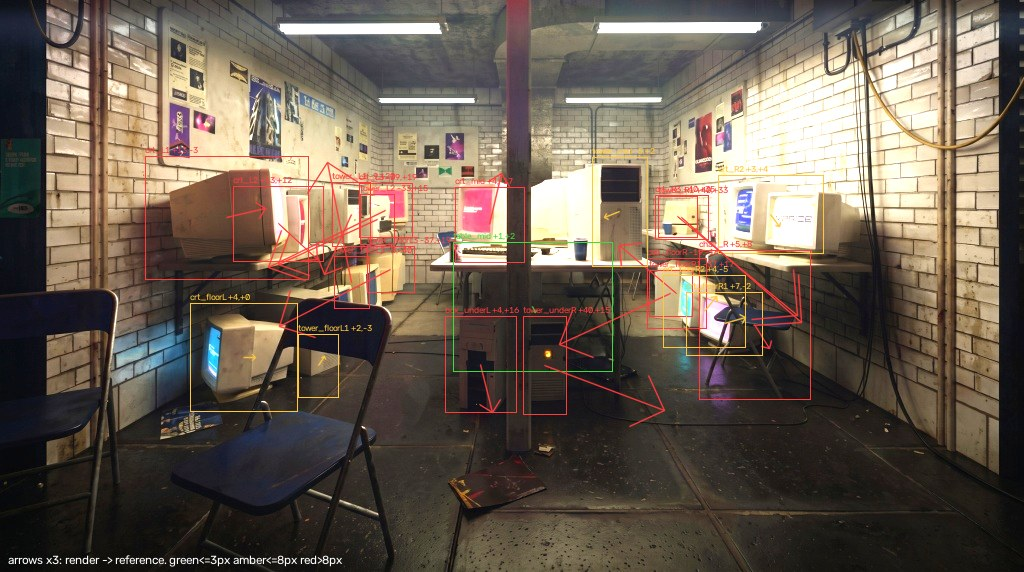
#> input picture process/recon/align.jpg, 1024 x 572 px
$ python -i imaging.py   (imports and definitions only)   (older library calls are emulated)
#> lines starting #> are read from the running program, lines starting #| are printed output that depends on the picture; after the words box and inside, x2 and y2 are one past the last pixel; in counts of white or black regions, pixels touching at a corner belong together
#> further down, picture is the input picture: shape (572, 1024, 3); mean B, G, R 82.2, 94.5, 106.2
"""图像后处理：全部确定性算法，用来兜住生成模型的三个硬约束。

云端视觉模型 图像模型没有 alpha 通道、没有 mask 输入、输出还会相对输入漂移，本文件
就是这三条的工程回答：

  绿幕抠像    模型画不出透明背景（会把棋盘格画进 RGB），于是约定纯色底后本地抠。
  ECC 对齐    编辑类输出会整体位移/缩放，出图后一律对齐回输入坐标系。
  接缝质检    无 circular padding 就没有无缝的数学保证，改用可量化的检验：把接缝
              滚到画面中心，比较十字带与其余区域的梯度能量比。
  PBR 推导    绝不让生成模型「画」法线图——那是视觉伪造而非归一化向量场，烘进
              UE 光照必错。height/normal/roughness 一律由 albedo 算出来。
"""

from __future__ import annotations

import cv2
import numpy as np

# 绿幕：纯绿 hue=120° → OpenCV H 域(0~179) 即 60。
# 上限 78 避开青色(H≈90)，下限 42 避开黄绿。注意绿色荧光屏内容(H≈55~70)恰在
# 区间内，这类资产必须切品红底。
CHROMA_PRESETS = {
    "green":   {"hex": "#00FF00", "lo": (42, 90, 60), "hi": (78, 255, 255)},
    "magenta": {"hex": "#FF00FF", "lo": (140, 90, 60), "hi": (170, 255, 255)},
}


# ---------------------------------------------------------------- 抠像
def chroma_key(bgr: np.ndarray, preset: str = "green", feather: int = 2) -> np.ndarray:
    """返回 BGRA（cv2 通道序）。含溢色抑制：前景边缘的底色分量钳到另两通道的最大值。"""
#> called with preset = 'green', feather = 2
    cfg = CHROMA_PRESETS[preset]
    hsv = cv2.cvtColor(bgr, cv2.COLOR_BGR2HSV)
#> hsv: shape (572, 1024, 3); mean H, S, V 40.4, 70.7, 108.4
    bg = cv2.inRange(hsv, np.array(cfg["lo"], np.uint8), np.array(cfg["hi"], np.uint8))
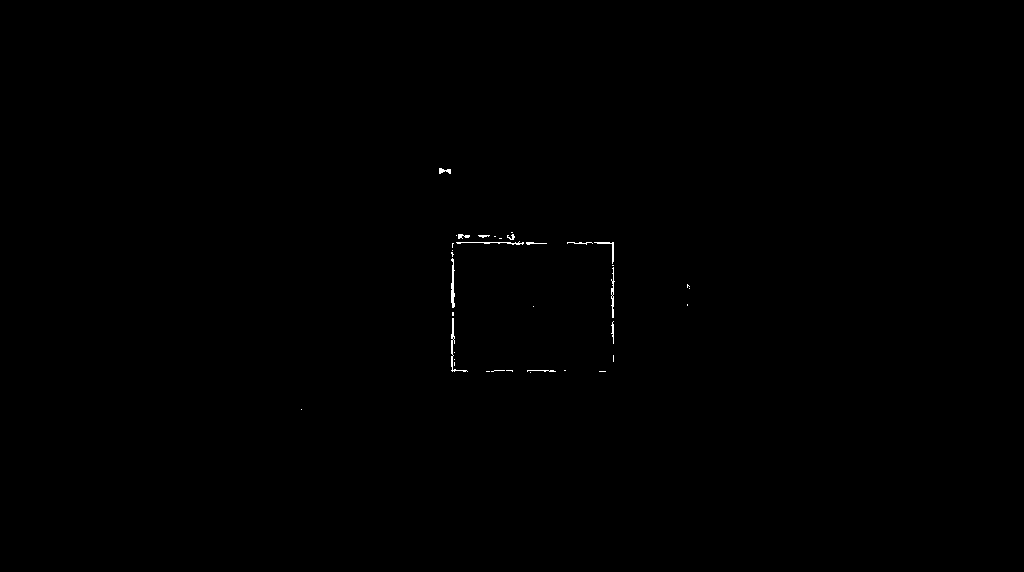
#> bg: shape (572, 1024); 0.15% white in thin lines or dots, all inside (x1, y1, x2, y2) = (301, 168, 690, 410)
    bg = cv2.morphologyEx(bg, cv2.MORPH_OPEN, np.ones((3, 3), np.uint8))
#> bg: shape (572, 1024); 0.03% white; 9 white regions (7 under 20 px), largest, box (x1, y1, x2, y2) and area: (451, 290, 455, 307) 55, (439, 168, 444, 173) 22
    bg = cv2.morphologyEx(bg, cv2.MORPH_CLOSE, np.ones((5, 5), np.uint8))
#> bg: shape (572, 1024); 0.03% white; 6 white regions (3 under 20 px), largest, box (x1, y1, x2, y2) and area: (451, 283, 455, 307) 76, (439, 168, 451, 173) 46, (458, 234, 469, 238) 37
    alpha = cv2.GaussianBlur(255 - bg, (0, 0), max(feather, 0.1))
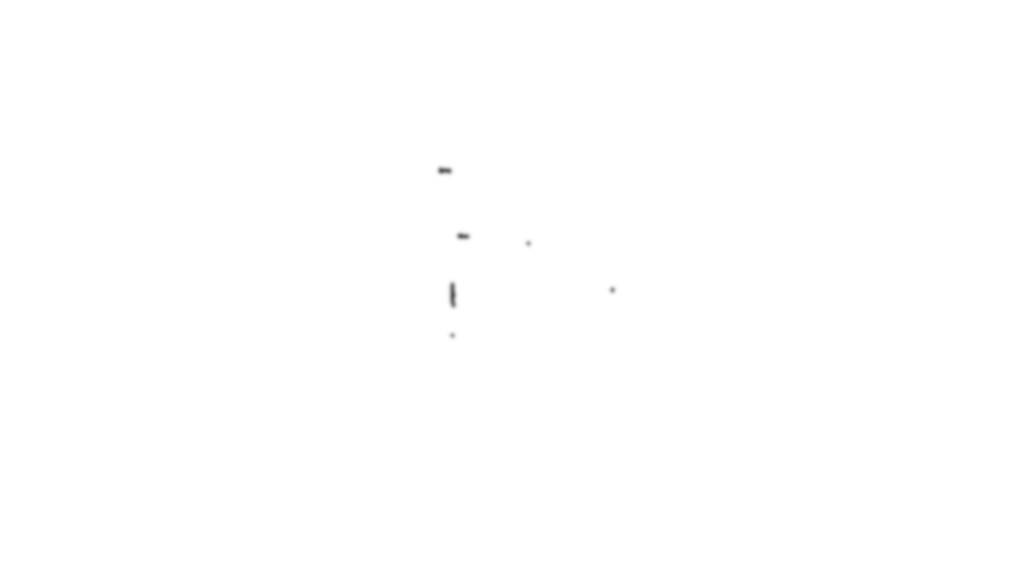
#> alpha: shape (572, 1024); min 90, max 255, mean 254.9

    b, g, r = (c.astype(np.int16) for c in cv2.split(bgr))
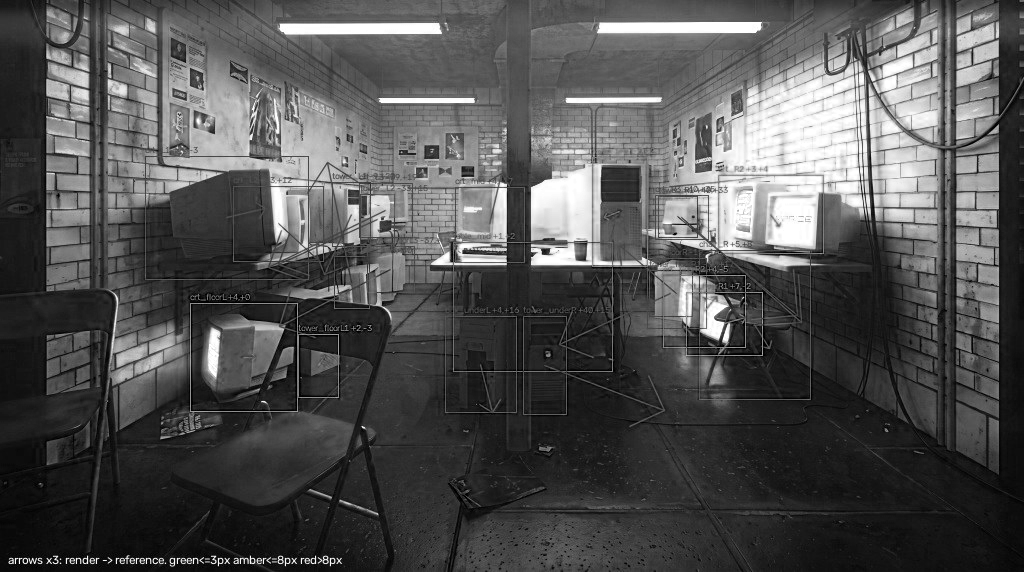
#> b: shape (572, 1024) int16; min 0, max 255, mean 82.2
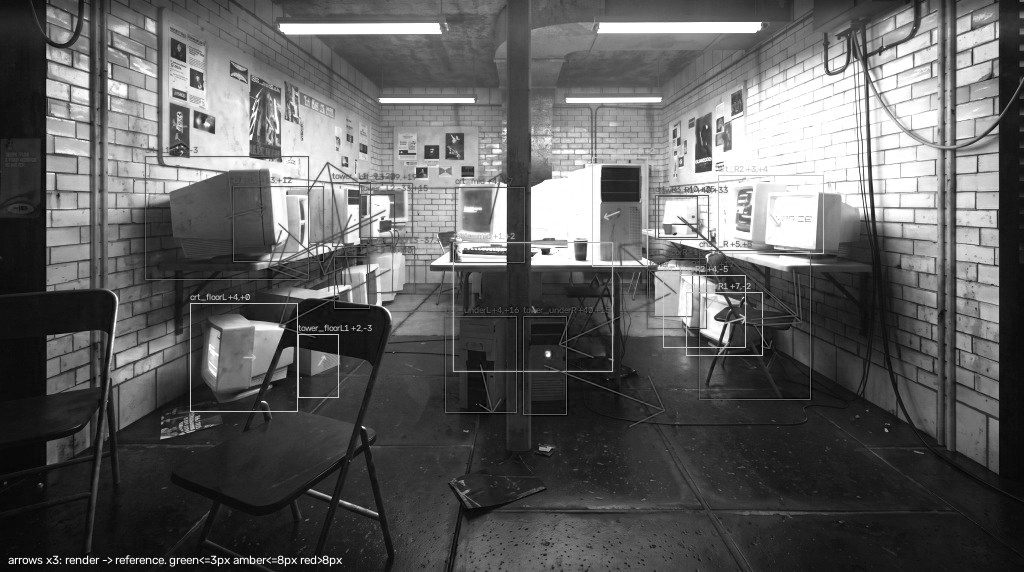
#> g: shape (572, 1024) int16; min 0, max 255, mean 94.5
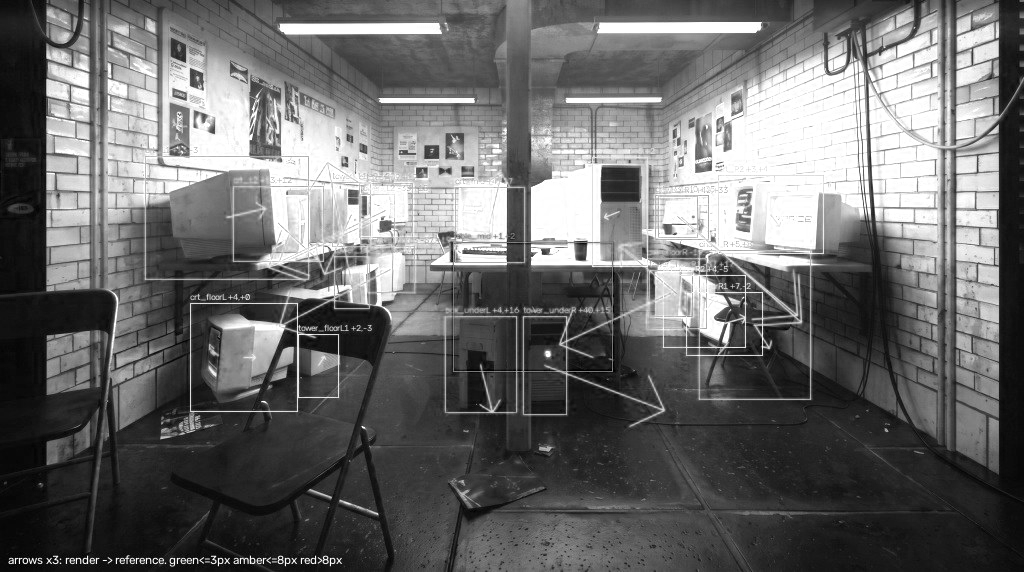
#> r: shape (572, 1024) int16; min 0, max 255, mean 106.2
    edge = (alpha > 0) & (alpha < 255)
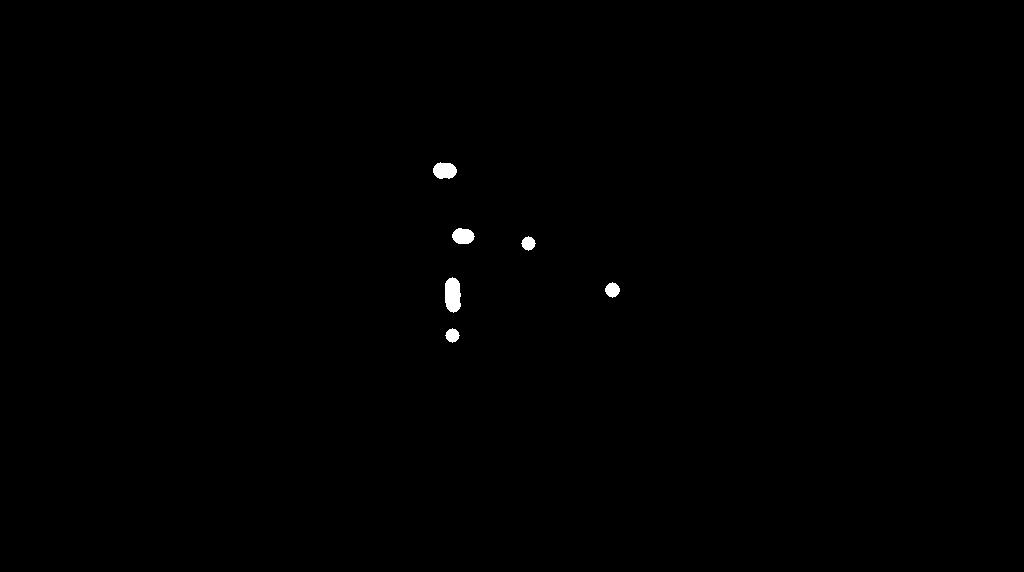
#> edge: shape (572, 1024) bool; 0.26% white; 6 white regions, box (x1, y1, x2, y2) and area: (445, 277, 461, 313) 472, (433, 162, 457, 179) 317, (452, 228, 475, 244) 285, (605, 282, 620, 298) 168, (521, 236, 536, 251) 149, (445, 328, 460, 343) 149
    if preset == "green":
        spill = (g > np.maximum(r, b)) & edge
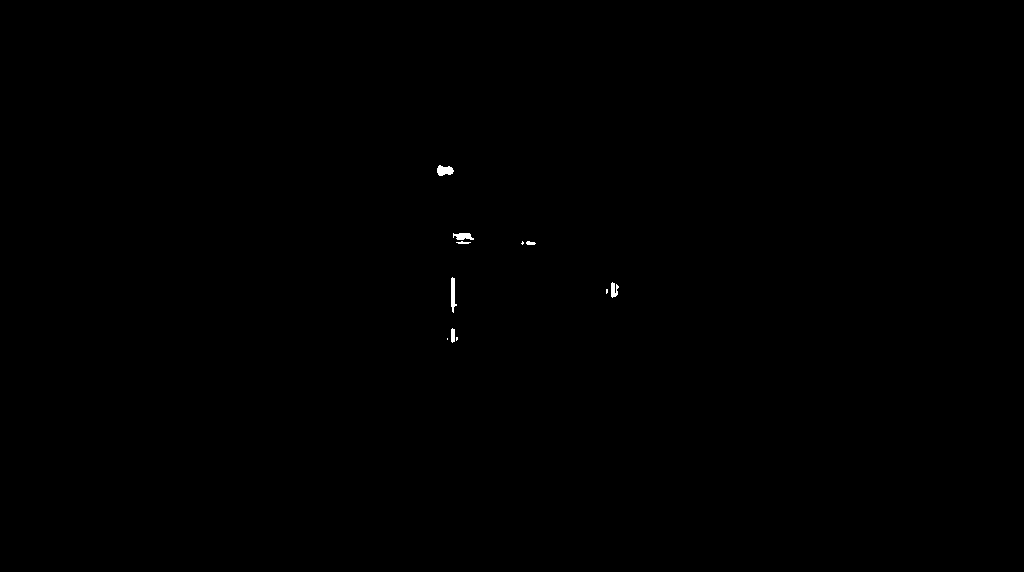
#> spill: shape (572, 1024) bool; 0.1% white; 11 white regions (4 under 20 px), largest, box (x1, y1, x2, y2) and area: (437, 165, 454, 176) 134, (451, 277, 457, 313) 132, (453, 233, 474, 240) 108
        g[spill] = np.maximum(r, b)[spill]
#> g: shape (572, 1024) int16; 0.1% of pixels changed, all inside (x1, y1, x2, y2) = (437, 165, 619, 343)
    else:                                   # 品红：R 与 B 同时偏高
        spill = (np.minimum(r, b) > g) & edge
        r[spill] = g[spill] + (r[spill] - g[spill]) // 3
        b[spill] = g[spill] + (b[spill] - g[spill]) // 3
    rgb = cv2.merge([np.clip(b, 0, 255).astype(np.uint8),
                     np.clip(g, 0, 255).astype(np.uint8),
                     np.clip(r, 0, 255).astype(np.uint8)])
    alpha = alpha.astype(np.uint8)

    # 全透明区的 RGB 仍是底色。贴图做 mip / 双线性过滤时它会渗到边缘上（绿边），
    # 所以用前景均值把背景填掉——alpha 不变，只换看不见的那部分颜色。
    opaque = alpha > 128
#> opaque: shape (572, 1024) bool; 100% white; 3 black regions (1 under 20 px), largest, box (x1, y1, x2, y2) and area: (451, 285, 455, 304) 49, (440, 169, 450, 172) 27
    if opaque.any():
        fill = rgb[opaque].reshape(-1, 3).mean(axis=0).astype(np.uint8)
#> fill = [82, 94, 106]
        rgb[alpha < 8] = fill
    return np.dstack([rgb, alpha])


# [169 lines left out: functions tight_crop, bgra_to_rgba_png, align_back, _orb_affine, offset_half, seam_score and 5 more, not called in this run]


ROUGH_BASE = {"glazed_tile": 0.15, "ceramic": 0.15, "concrete": 0.85,
              "painted_metal": 0.40, "brushed_metal": 0.35, "metal": 0.35,
              "plastic": 0.55, "paper": 0.75, "wood": 0.60, "fabric": 0.80,
              "default": 0.65}
METALLIC_CLASSES = {"metal", "brushed_metal", "painted_metal", "steel", "aluminium"}


# [8 lines left out: function derive_roughness, not called in this run]


def derive_metallic(shape: tuple[int, int], mat_class: str) -> np.ndarray:
    val = 255 if mat_class in METALLIC_CLASSES else 0
    return np.full(shape, val, np.uint8)


def pack_orm(ao: np.ndarray, rough: np.ndarray, metal: np.ndarray) -> np.ndarray:
    """UE 约定 ORM = R:AO / G:Roughness / B:Metallic。cv2 存 BGR，故顺序反过来。"""
    return cv2.merge([metal, rough, ao])


# [19 lines left out: functions ao_from_height, to_pow2, not called in this run]

>>> import cv2
>>> picture = cv2.imread('../../process/recon/align.jpg')
>>> result = chroma_key(picture)

$ run again, on process/recon/chair.jpg
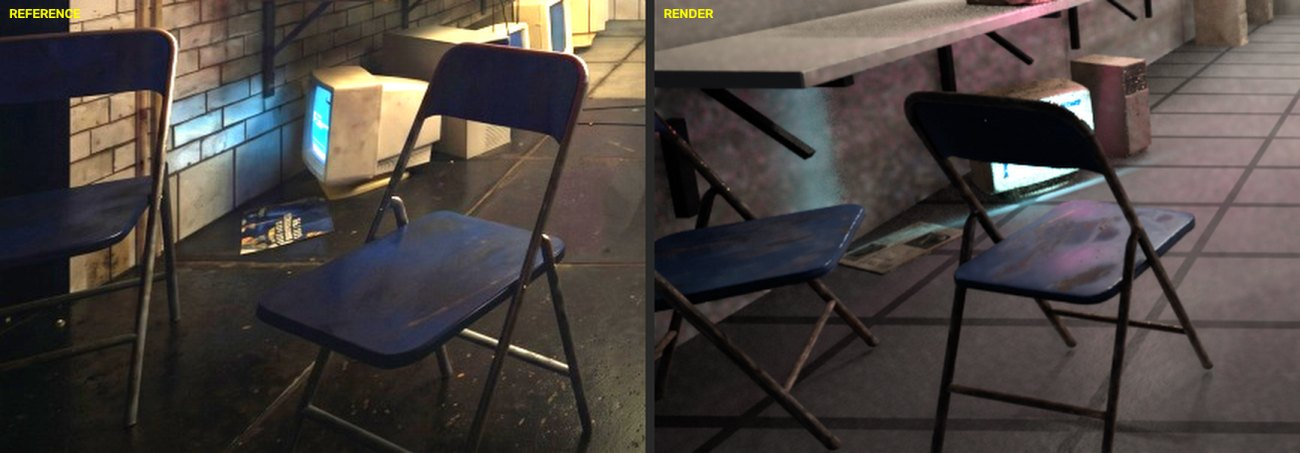
#> input picture process/recon/chair.jpg, 1300 x 453 px
#> picture is the input picture: shape (453, 1300, 3); mean B, G, R 64.7, 68, 74.6
#> hsv: shape (453, 1300, 3); mean H, S, V 51.1, 62.6, 78.8
#> alpha: shape (453, 1300); every value is 255
#> in chroma_key, `b, g, r = (c.astype(np.int16) for c in cv2.split(bgr))`:
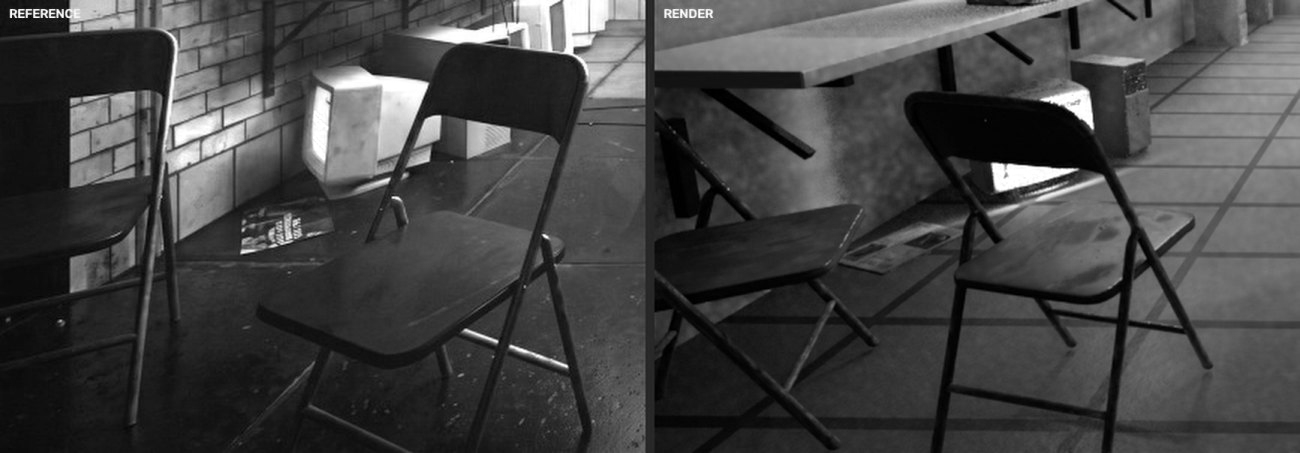
#> g: shape (453, 1300) int16; min 0, max 255, mean 68
#> in chroma_key, `b, g, r = (c.astype(np.int16) for c in cv2.split(bgr))`:
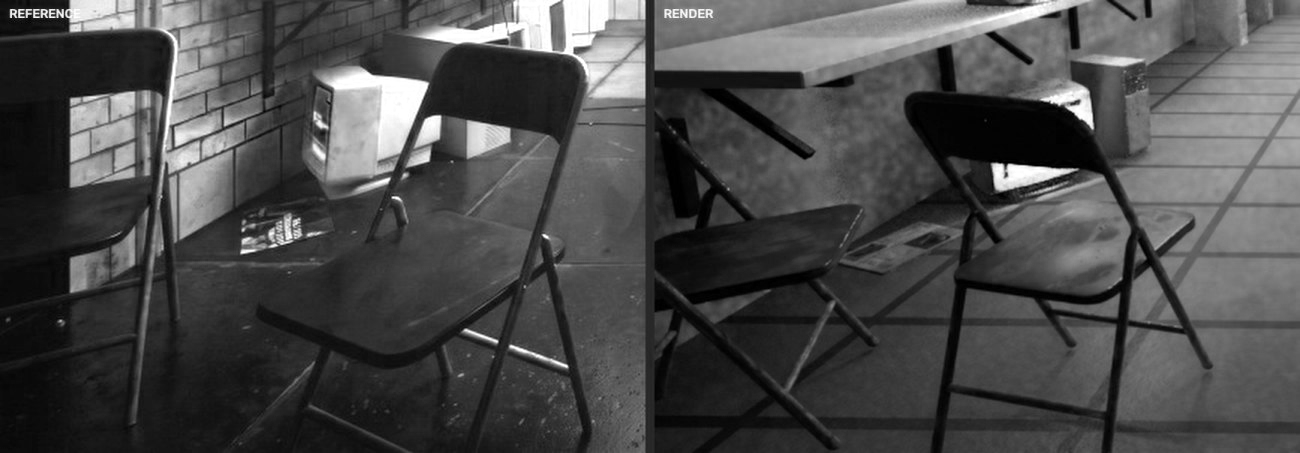
#> r: shape (453, 1300) int16; min 0, max 255, mean 74.6
#> opaque: shape (453, 1300) bool; every value is 1
#> fill = [64, 68, 74]
